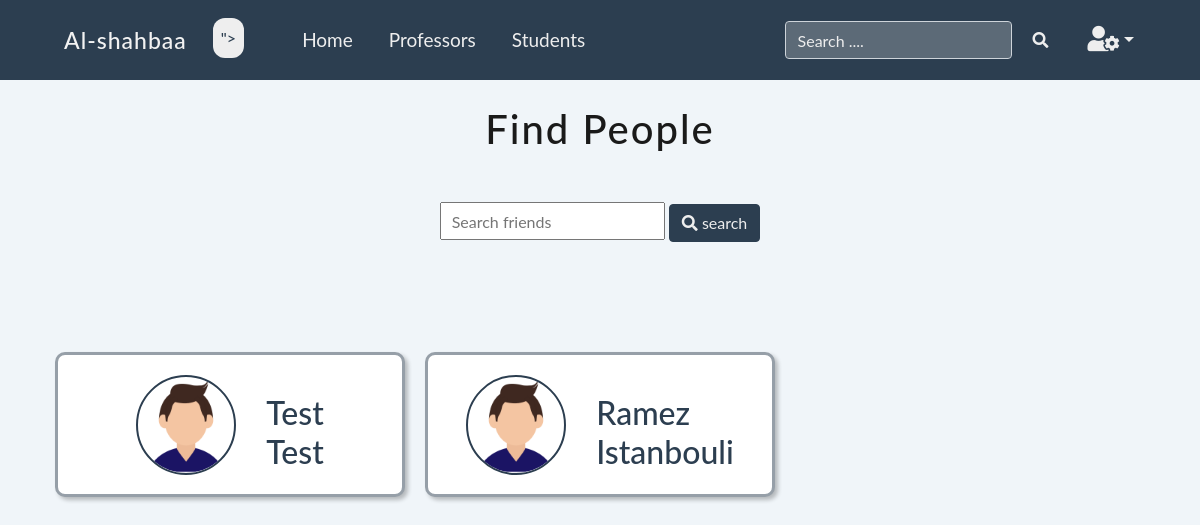
Page /adminSearchUser.php (signed in) on the committed database.
### tables this page shows
CREATE TABLE `user` (
  `ID` int(6) NOT NULL,
  `firstName` varchar(255) NOT NULL,
  `lastName` varchar(255) NOT NULL,
  `middleName` varchar(255) NOT NULL,
  `motherName` varchar(255) NOT NULL,
  `username` varchar(255) NOT NULL,
  `password` varchar(255) NOT NULL,
  `specialization` int(11) NOT NULL,
  `studyYear` int(11) NOT NULL,
  `dateOfBirth` date NOT NULL,
  `gender` int(11) NOT NULL,
  `Image` varchar(255) NOT NULL,
  `cover` varchar(255) NOT NULL,
  `email` varchar(255) NOT NULL
);

### includes/search.php (the view, shortened to what this page needs)
<?php
    include 'connection.php';
    ?>
    <?php
    function  adminSearchUsers(){
        global $con;
        if(isset($_GET['SearchUserBtn'])){
            $searchQuery = $_GET['searchUser'];
            $getUser = "SELECT * FROM user WHERE firstName LIKE '%$searchQuery%' OR lastName LIKE '%$searchQuery%' OR username LIKE '%$searchQuery%'";
        }
        else{
            $getUser = "SELECT * FROM user";
        }
        $run = mysqli_query($con, $getUser);
        while ($row = mysqli_fetch_array($run)) {
            $userID = $row['ID'];
            $firstName = $row['firstName'];
            $lastName = $row['lastName'];
            $username = $row['username'];
            $userImage = $row['Image'];
            echo'
                <div class=" d-flex justify-content-center align-items-center doctor-card" id="findPeople">
                    <div class="col-auto">
                        <a href="userEdit.php?u_id='.$userID.'">
                            <img src="'.$userImage.'" alt="user" width="100px" height="100px"  title="'.$username.'"
                        </a>
                    </div>
                    <div class="col-auto">
                        <a href="userEdit.php?u_id='.$userID.'" class="username">
                            <strong><h2>'.$firstName .'<br>'. $lastName.'</h2></strong>
                        </a>
                    </div>
                </div>';
        }
    }?>

### CSS/style.css (style rules this page uses)
html body { font-family: lato !important; background-color: #F0F5F9; color: #1a1a1a; overflow-x: hidden; }
a.username { text-decoration: none; cursor: pointer; color: #363540; padding-left: 10px; margin-left: 10px; }
.username { font-weight: 550; color: #2C3E50; text-transform:capitalize; margin-bottom: 60px; }
.doctor-card { border-radius: 10px; padding: 15px; background-color: #FFFFFF; border: 3px solid #2C3E507f; width: 350px; margin: 10px; transition: 0.2s; box-shadow: 3px 3px 4px #0000003f; }
.doctor-card h2 { color: #2C3E50 !important; }
.doctor-card img { border-radius: 50%; border: 2px solid #2C3E50; }

### rows in the picture
user: Image+username (picture), firstName "Test", lastName "Test"
user: Image (picture), firstName "Ramez", lastName "Istanbouli"
